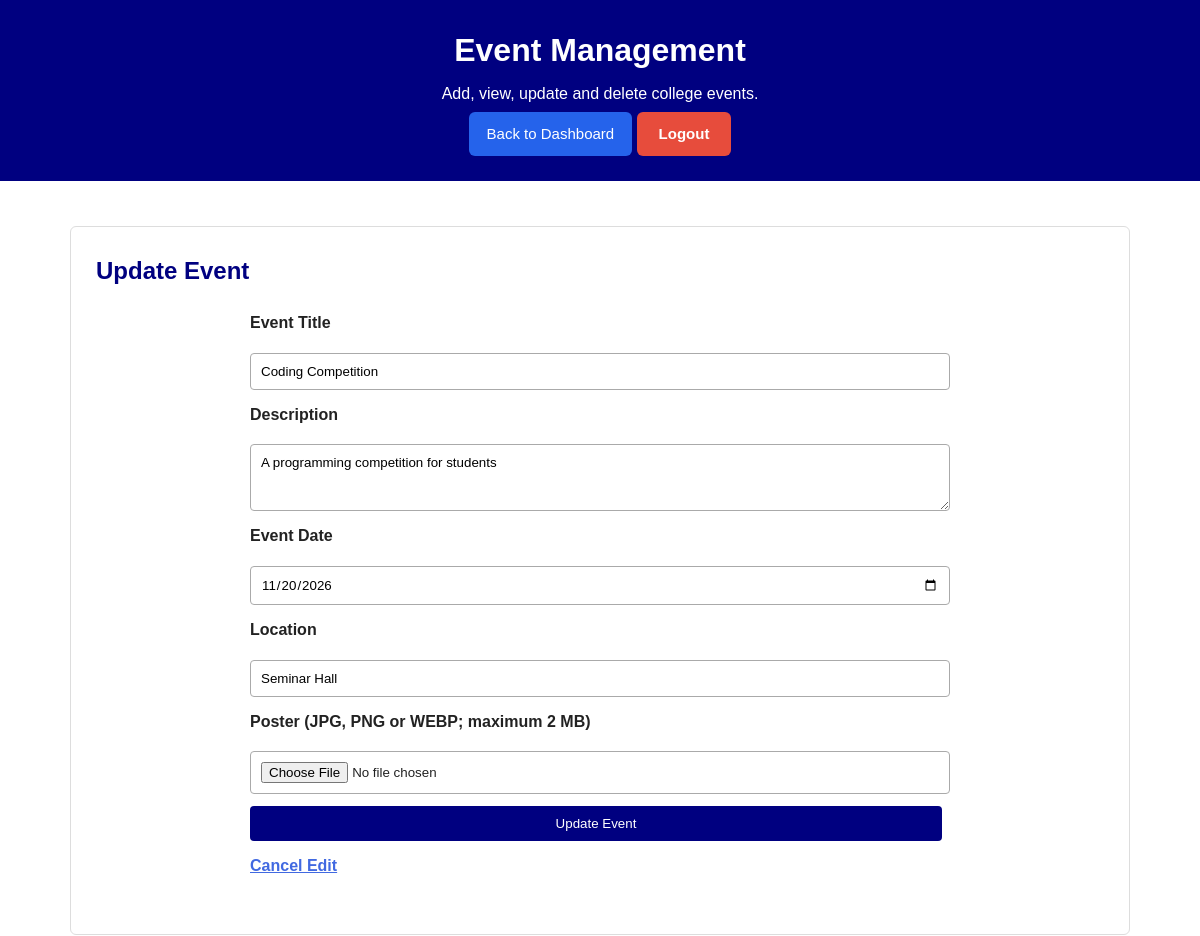
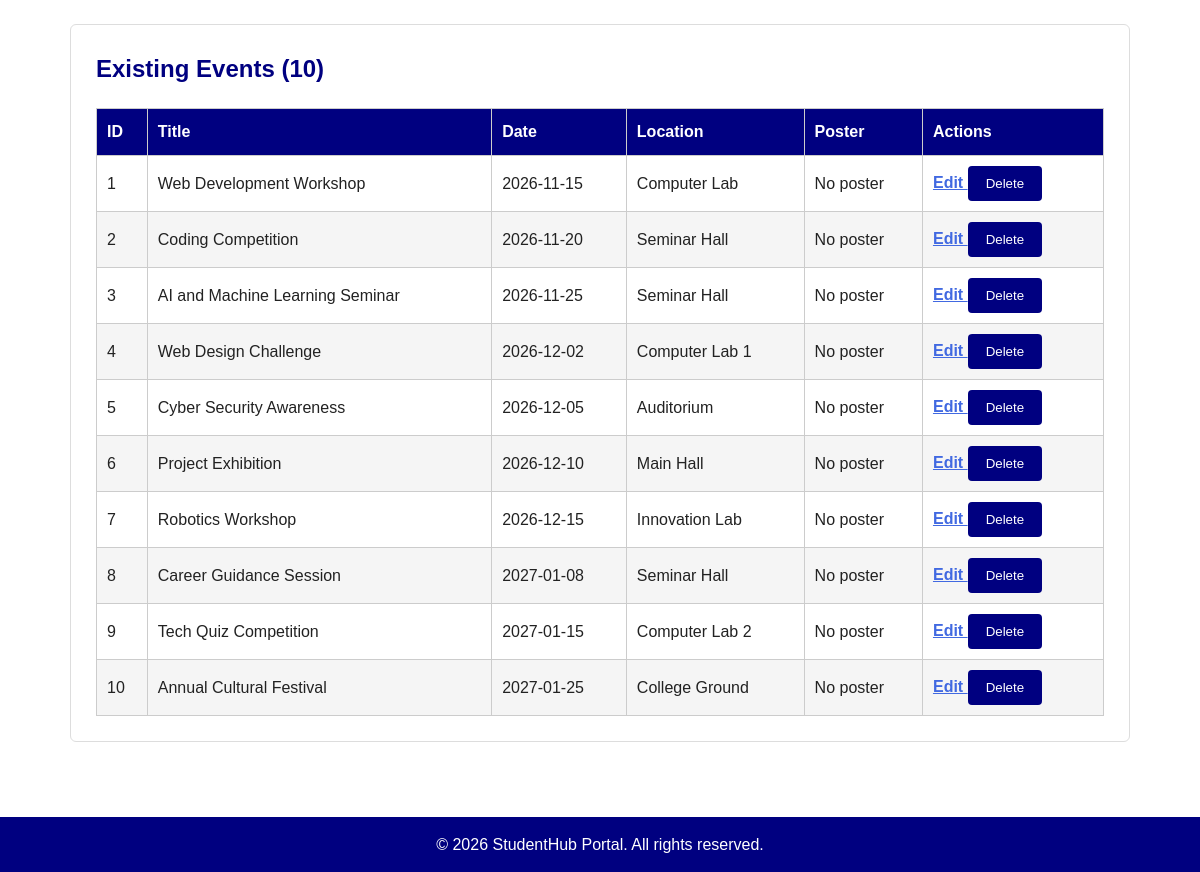
The page /Pages/manage_events.php?edit=2 (signed in) on the database its author committed (2 pictures, top to bottom).
### tables this page shows
CREATE TABLE `events` (
  `event_id` int(11) NOT NULL,
  `title` varchar(150) NOT NULL,
  `description` text DEFAULT NULL,
  `event_date` date NOT NULL,
  `location` varchar(150) DEFAULT NULL,
  `created_at` timestamp NOT NULL DEFAULT current_timestamp()
);

### Pages/manage_events.php (the view, shortened to what this page needs)
<?php
require_once __DIR__ . "/../config/db.php";
$uploadUrl = "../uploads/event_posters/";
function escapeHtml($value)
{
    return htmlspecialchars((string)$value, ENT_QUOTES, "UTF-8");
}
$editEvent = null;
if (isset($_GET["edit"])) {
    $id = (int)$_GET["edit"];
    $stmt = $conn->prepare(
        "SELECT * FROM events WHERE event_id = ?"
    );
    $stmt->bind_param("i", $id);
    $stmt->execute();
    $editEvent = $stmt->get_result()->fetch_assoc();
}
$result = $conn->query(
    "SELECT * FROM events ORDER BY event_date ASC, event_id DESC"
);
$events = $result->fetch_all(MYSQLI_ASSOC);
?>
<!DOCTYPE html>
<html lang="en">
<head>
    <link rel="stylesheet" href="../css/style.css">
</head>
<body>
<header>
    <h1>Event Management</h1>
    <p>Add, view, update and delete college events.</p>
    <a href="admin_dashboard.php" class="btn">Back to Dashboard</a>
    <a href="logout.php" class="logout-btn">Logout</a>
</header>
<main class="event-container">
    <section>
        <h2><?= $editEvent ? "Update Event" : "Add New Event" ?></h2>
        <form class="event-form" method="POST" enctype="multipart/form-data">
            <label for="title">Event Title</label>
            <input id="title" name="title" type="text" maxlength="150"
                   required
                   value="<?= escapeHtml($editEvent["title"] ?? "") ?>">
            <label for="description">Description</label>
            <textarea id="description" name="description" rows="3"><?= escapeHtml($editEvent["description"] ?? "") ?></textarea>
            <label for="event_date">Event Date</label>
            <input id="event_date" name="event_date" type="date" required
                   value="<?= escapeHtml($editEvent["event_date"] ?? "") ?>">
            <label for="location">Location</label>
            <input id="location" name="location" type="text" maxlength="150"
                   value="<?= escapeHtml($editEvent["location"] ?? "") ?>">
            <label for="poster">
                Poster (JPG, PNG or WEBP; maximum 2 MB)
            </label>
            <input id="poster" name="poster" type="file"
                   accept=".jpg,.jpeg,.png,.webp,image/jpeg,image/png,image/webp">
            <button type="submit">
                <?= $editEvent ? "Update Event" : "Add Event" ?>
            </button>
            <?php if ($editEvent): ?>
                <a href="manage_events.php">Cancel Edit</a>
            <?php endif; ?>
        </form>
    </section>
    <section>
        <h2>Existing Events (<?= count($events) ?>)</h2>
        <table class="event-table">
            <thead>
                <tr>
                    <th>ID</th>
                    <th>Title</th>
                    <th>Date</th>
                    <th>Location</th>
                    <th>Poster</th>
                    <th>Actions</th>
                </tr>
            </thead>
            <tbody>
            <?php if (!$events): ?>
                <tr>
                    <td colspan="6">No events found.</td>
                </tr>
            <?php else: ?>
                <?php foreach ($events as $event): ?>
                    <tr>
                        <td><?= (int)$event["event_id"] ?></td>
                        <td><?= escapeHtml($event["title"]) ?></td>
                        <td><?= escapeHtml($event["event_date"]) ?></td>
                        <td><?= escapeHtml($event["location"]) ?></td>
                        <td>
                            <?php if (!empty($event["poster"])): ?>
                                <img
                                    src="<?= $uploadUrl . rawurlencode(basename($event["poster"])) ?>"
                                    alt="Event poster">
                            <?php else: ?>
                                No poster
                            <?php endif; ?>
                        </td>
                        <td>
                            <a href="manage_events.php?edit=<?= (int)$event["event_id"] ?>">
                                Edit
                            </a>
                            <form method="POST" action="manage_events.php"
                                  onsubmit="return confirm('Delete this event?');">
                                <button type="submit">Delete</button>
                            </form>
                        </td>
                    </tr>
                <?php endforeach; ?>
            <?php endif; ?>
            </tbody>
        </table>
    </section>
</main>
<footer>
    <p>&copy; 2026 StudentHub Portal. All rights reserved.</p>
</footer>
</body>
</html>

### css/style.css (style rules this page uses)
* { box-sizing: border-box; }
body { background-color: white; font-family: Arial, sans-serif; color: #222; margin: 0; padding: 0; line-height: 1.6; }
header { background-color: navy; color: white; text-align: center; padding: 25px 20px; }
header h1, header h2 { color: white; margin: 0 0 5px; }
header p { color: white; margin: 5px 0; }
main { max-width: 1200px; margin: 0 auto; padding: 30px 20px; }
section { background-color: white; padding: 25px; margin-bottom: 25px; border: 1px solid #ddd; border-radius: 6px; }
h1, h2, h3 { color: navy; }
section h2 { margin-top: 0; }
p { color: #333; }
form { max-width: 700px; margin: 0 auto; }
label { color: #222; font-weight: bold; }
input, select, textarea { width: 100%; padding: 10px; margin-top: 5px; border: 1px solid #aaa; border-radius: 4px; font-family: Arial, sans-serif; }
button { background-color: navy; color: white; border: none; padding: 10px 18px; margin-right: 8px; border-radius: 4px; cursor: pointer; }
table { width: 100%; border-collapse: collapse; margin-top: 15px; }
th { background-color: navy; color: white; }
th, td { border: 1px solid #aaa; padding: 10px; text-align: center; }
tbody tr:nth-child(even) { background-color: #f5f5f5; }
main a { color: royalblue; font-weight: bold; }
footer { background-color: navy; color: white; text-align: center; padding: 15px; margin-top: 30px; }
footer p { color: white; margin: 0; }
.logout-btn { display: inline-block; background-color: #e74c3c; color: white; padding: 10px 22px; text-decoration: none; border: none; border-radius: 6px; font-weight: bold; font-size: 15px; cursor: pointer; transition: background-color 0.3s ease; }
.btn { display: inline-block; padding: 10px 18px; background-color: #2563eb; color: white; text-decoration: none; border: none; border-radius: 6px; font-size: 15px; cursor: pointer; }

### Pages/manage_events.php (style rules this page uses)
.event-container { max-width: 1100px; margin: 25px auto; padding: 20px; }
.event-form { display: grid; gap: 12px; margin-bottom: 30px; }
.event-form input, .event-form textarea { width: 100%; padding: 10px; box-sizing: border-box; }
.event-table { width: 100%; border-collapse: collapse; margin-top: 15px; }
.event-table th, .event-table td { padding: 10px; border: 1px solid #ccc; text-align: left; }
.event-table form { display: inline-block; }

### rows shown on the page
events: title "Coding Competition", description "A programming competition for students", event_date "11/20/2026", location "Seminar Hall", event_id "2", event_date "2026-11-20"
events: event_id "1", title "Web Development Workshop", event_date "2026-11-15", location "Computer Lab"
events: event_id "3", title "AI and Machine Learning Seminar", event_date "2026-11-25", location "Seminar Hall"
events: event_id "4", title "Web Design Challenge", event_date "2026-12-02", location "Computer Lab 1"
events: event_id "5", title "Cyber Security Awareness", event_date "2026-12-05", location "Auditorium"
events: event_id "6", title "Project Exhibition", event_date "2026-12-10", location "Main Hall"
events: event_id "7", title "Robotics Workshop", event_date "2026-12-15", location "Innovation Lab"
events: event_id "8", title "Career Guidance Session", event_date "2027-01-08", location "Seminar Hall"
events: event_id "9", title "Tech Quiz Competition", event_date "2027-01-15", location "Computer Lab 2"
events: event_id "10", title "Annual Cultural Festival", event_date "2027-01-25", location "College Ground"

### other values the page prints
count($events) "10"
